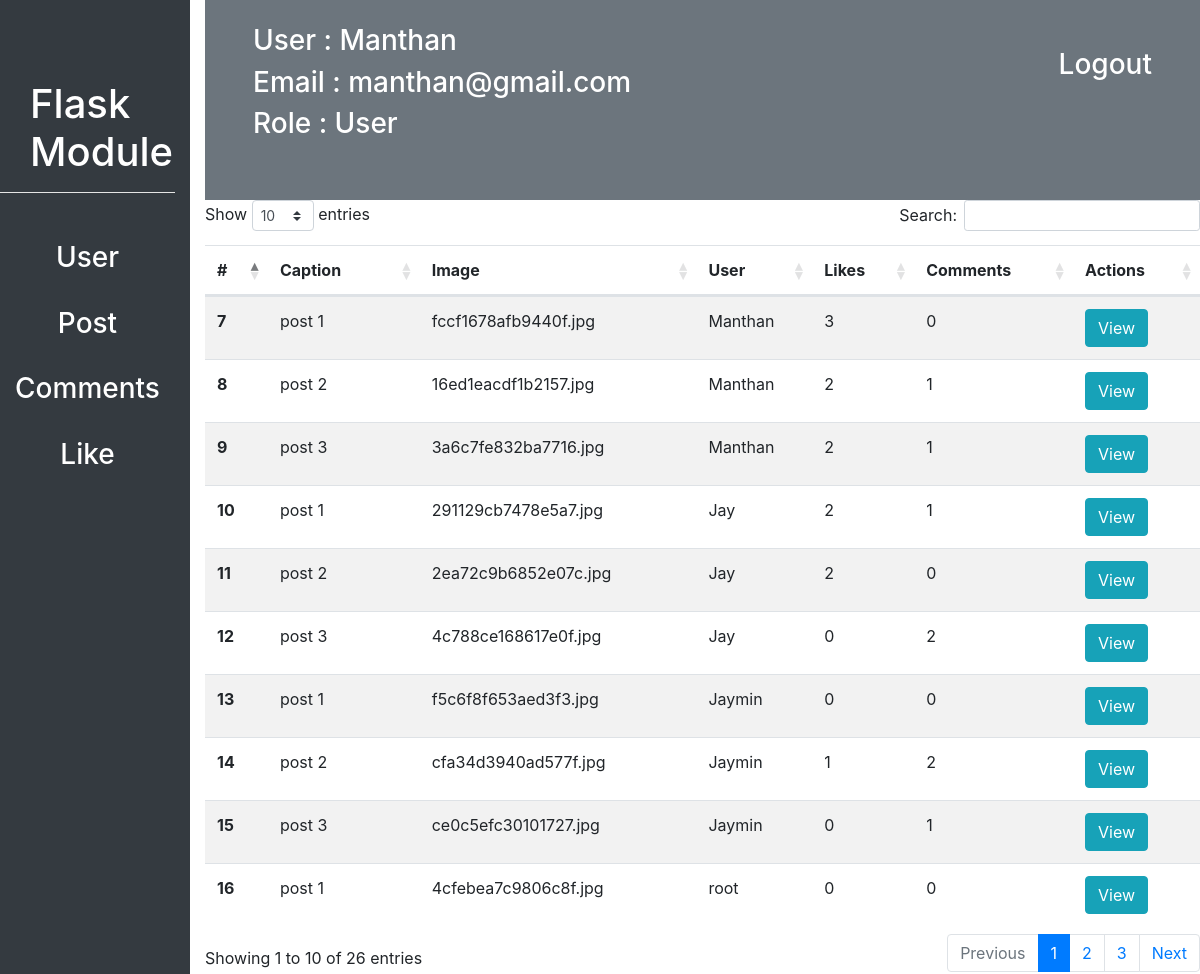
Screenshot of /customadmin/post/post_list (signed in) with the database file from the repository.
### flask_module/user/models.py (models this page shows, shortened)
class User(db.Model, UserMixin):
    id = db.Column(db.Integer, primary_key=True)
    username = db.Column(db.String(20), unique=True, nullable=False)
    email = db.Column(db.String(30), unique=True, nullable=False)
    profile_picture = db.Column(db.String(70), nullable=False, default="defualt_img.jpg")
    password = db.Column(db.String(15), nullable=False)
    like = db.relationship("Likes", backref="user", lazy=True, cascade = "all, delete, delete-orphan", )
    post = db.relationship("Post", backref="user", lazy=True, cascade = "all, delete, delete-orphan", )
    comment = db.relationship("Comments", backref="user", lazy=True, cascade = "all, delete, delete-orphan", )
    following = db.relationship("User",
                    secondary=connected_user,
                    primaryjoin=id==connected_user.c.parent_id,
                    secondaryjoin=id==connected_user.c.children_id,
                    backref="followed_by")
    role_id = db.Column(db.Integer, db.ForeignKey("role.id"), nullable=False)

class Role(db.Model):
    id = db.Column(db.Integer, primary_key=True)
    name = db.Column(db.String(20), unique=True, nullable=False)
    user = db.relationship("User", backref="role")

### flask_module/posts/models.py (models this page shows, shortened)
class Post(db.Model):
    id = db.Column(db.Integer, primary_key=True)
    image = db.Column(db.String(70), nullable=False)
    caption = db.Column(db.String(20), nullable=False)
    created_at = db.Column(db.DateTime, nullable=False, default=datetime.now())
    user_id = db.Column(db.Integer, db.ForeignKey("user.id"), nullable=False)
    comment = db.relationship("Comments", backref="post", lazy=True, cascade = "all, delete, delete-orphan", )
    likes = db.relationship("Likes", backref="post", lazy=True, cascade = "all, delete, delete-orphan", )

### flask_module/customadmin/posts/routes.py (the view)
@posts.route("/post_list")
@login_required
def post_list():
    posts = Post.query.all()
    return render_template("customadmin/posts/post_list.html", posts=posts)

### flask_module/customadmin/utiles.py (called while the page is built)
def login_required(f):
    @wraps(f)
    def decorated_function(*args, **kwargs):
        if current_user.is_authenticated is False:
            return redirect(url_for('customadmin.login'))
        return f(*args, **kwargs)
    return decorated_function

### flask_module/user/models.py (called while the page is built)
@login_manager.user_loader
def load_user(user_id):
    return User.query.filter_by(id=int(user_id)).first()

### flask_module/templates/customadmin/posts/post_list.html (shortened to what this page needs)
{% extends "customadmin/dashboard.html" %}
{% block contant %}
<table id="post-table" class="table table-striped m-auto mt-2">
    <thead>
      <tr>
        <th scope="col">#</th>
        <th scope="col">Caption</th>
        <th scope="col">Image</th>
        <th scope="col">User</th>
        <th scope="col">Likes</th>
        <th scope="col">Comments</th>
        <th scope="col">Actions</th>
      </tr>
    </thead>
    <tbody>
    {% for post in posts %}
      <tr>
        <th scope="row">{{post.id}}</th>
        <td>{{post.caption}}</td>
        <td>{{post.image}}</td>
        <td>{{post.user.username}}</td>
        <td>{{post.likes|length}}</td>
        <td>{{post.comment|length}}</td>
        <td>
            <a href="{{url_for('customadmin.post.post_detail', post_id=post.id)}}" class="btn btn-info">View</a></td>
      </tr>
    {% endfor %}
    </tbody>
  </table>
{% endblock contant %}

### flask_module/templates/customadmin/dashboard.html (shortened to what this page needs)
<!DOCTYPE html>
<html lang="en">
<head>
    <link rel="stylesheet" href="{{ url_for('static', filename='css/bootstrap.css') }}">
    <link rel="stylesheet" href="{{url_for('static', filename="css/datatable.css")}}">
    <link rel="stylesheet" href="{{url_for('static', filename="css/datatable.min.css")}}">
</head>
<body>
    <div class="row" id="sidebar">
        <div class="col bg-dark">
            <div id="module-title">
                <h1 class="text-white">Flask Module</h1>
            </div>
            <hr style="background: white">
            <div class="mt-5 text-center">
                <a href="{{url_for('customadmin.dashboard', username=current_user.username)}}"><h3 class="text-white">User</h3></a><br>
                <a href="{{url_for('customadmin.post.post_list')}}"><h3 class="text-white">Post</h3></a><br>
                <a href="{{url_for('customadmin.comment.comments_list')}}"><h3 class="text-white">Comments</h3></a><br>
                <a href="{{url_for('customadmin.like.like_list')}}"><h3 class="text-white">Like</h3></a><br>
            </div>
        </div>
        <div class="col-10">
            <div id="navbar" class="bg-secondary">
                <a href="{{url_for('customadmin.logout')}}"><h3 class="float-right px-5 pt-5 text-white">Logout</h3></a>
                <h3 class="text-white pt-4 px-5">User : {{current_user.username}}</h3>
                <h3 class="text-white px-5">Email : {{current_user.email}}</h3>
                <h3 class="text-white px-5">Role : {{current_user.role.name}}</h3>
            </div>
            {% block contant %}{% endblock contant %}
        </div>
    </div>
</body>
</html>

### flask_module/templates/customadmin/dashboard.html (style rules this page uses)
#sidebar { height: 900px; }
#module-title { margin-top: 80px; margin-left: 30px; }
#navbar { height: 200px; }

### rows the page displays
User: username "Manthan", email "manthan@gmail.com"
Role: role.name "User"
Post: id "7", caption "post 1", image "fccf1678afb9440f.jpg", user.username "Manthan", likes|length "3", comment|length "0"
Post: id "8", caption "post 2", image "16ed1eacdf1b2157.jpg", user.username "Manthan", likes|length "2", comment|length "1"
Post: id "9", caption "post 3", image "3a6c7fe832ba7716.jpg", user.username "Manthan", likes|length "2", comment|length "1"
Post: id "10", caption "post 1", image "291129cb7478e5a7.jpg", user.username "Jay", likes|length "2", comment|length "1"
Post: id "11", caption "post 2", image "2ea72c9b6852e07c.jpg", user.username "Jay", likes|length "2", comment|length "0"
Post: id "12", caption "post 3", image "4c788ce168617e0f.jpg", user.username "Jay", likes|length "0", comment|length "2"
Post: id "13", caption "post 1", image "f5c6f8f653aed3f3.jpg", user.username "Jaymin", likes|length "0", comment|length "0"
Post: id "14", caption "post 2", image "cfa34d3940ad577f.jpg", user.username "Jaymin", likes|length "1", comment|length "2"
Post: id "15", caption "post 3", image "ce0c5efc30101727.jpg", user.username "Jaymin", likes|length "0", comment|length "1"
Post: id "16", caption "post 1", image "4cfebea7c9806c8f.jpg", user.username "root", likes|length "0", comment|length "0"
